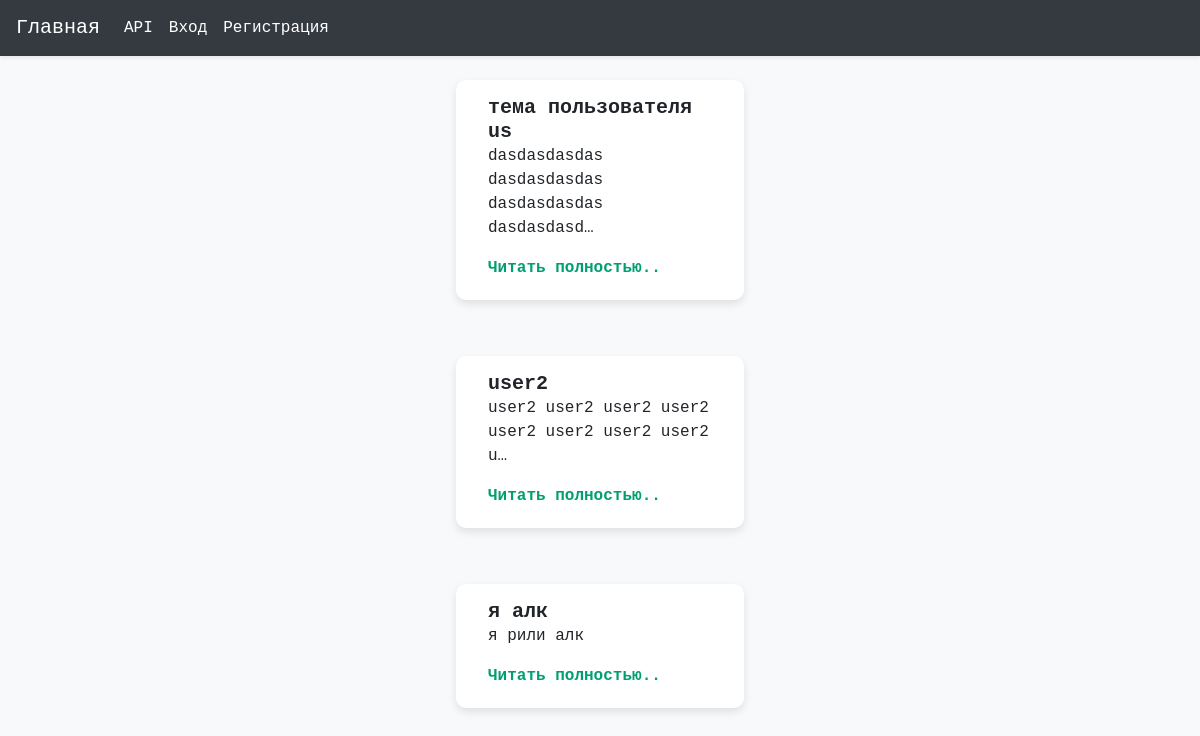
/home/, run on the app's committed database.
### Content/models.py (models this page shows, shortened)
class Posts(models.Model):
    user = models.ForeignKey(User, on_delete=models.CASCADE)
    theme = models.CharField(max_length=20)
    text = models.TextField()
    user = models.ForeignKey(User, on_delete=models.CASCADE, null=True, blank=True)

### Content/views.py (the view)
# urls.py: path('home/', content_views.main_page, name='home'),
def main_page(request):
    posts = Posts.objects.all()
    return render(request, 'Content/main_page.html', {'posts': posts})

### templates/Content/main_page.html (shortened to what this page needs)
{% extends "base.html" %}
{% load static %}
{% block content %}
    <link rel="stylesheet" href="{% static 'css/styles.css' %}">
    {% if posts %}
        <div class="container mt-4">
            {% for post in posts %}
                <div class="row justify-content-center mb-3">
                    <div class="card" style="width: 18rem;">
                        <div class="card-body">
                            <h5 class="card-subtitle">{{ post.theme }}</h5>
                            <p class="card-text">{{ post.text|truncatechars:50 }}</p>
                            <strong><a href="{% url 'content:post_detail' username=post.user.username pk=post.pk %}" class="card-link">Читать полностью..</a></strong>
                        </div>
                    </div>
                </div>
            {% endfor %}
        </div>
    {% else %}
        <h1><strong>Нет постов</strong></h1>
    {% endif %}
{% endblock %}

### static/CSS/styles.css (style rules this page uses)
body { background: #f8f9fa; font-family: 'consolas', monospace; }
.card { width: 100%; max-width: 600px; margin-bottom: 40px; border: none; border-radius: 10px; box-shadow: 0 4px 8px rgba(0,0,0,0.1); }
.card-body { padding: 20px; }
.card-subtitle { font-size: 1.25rem; font-weight: bold; }
a { color: #009f70; text-decoration: none; }

### data on the page
Posts: theme "тема пользователя us", text "dasdasdasdas dasdasdasdas dasdasdasdas dasdasdasd…"
Posts: theme "user2", text "user2 user2 user2 user2 user2 user2 user2 user2 u…"
Posts: theme "я алк", text "я рили алк"
